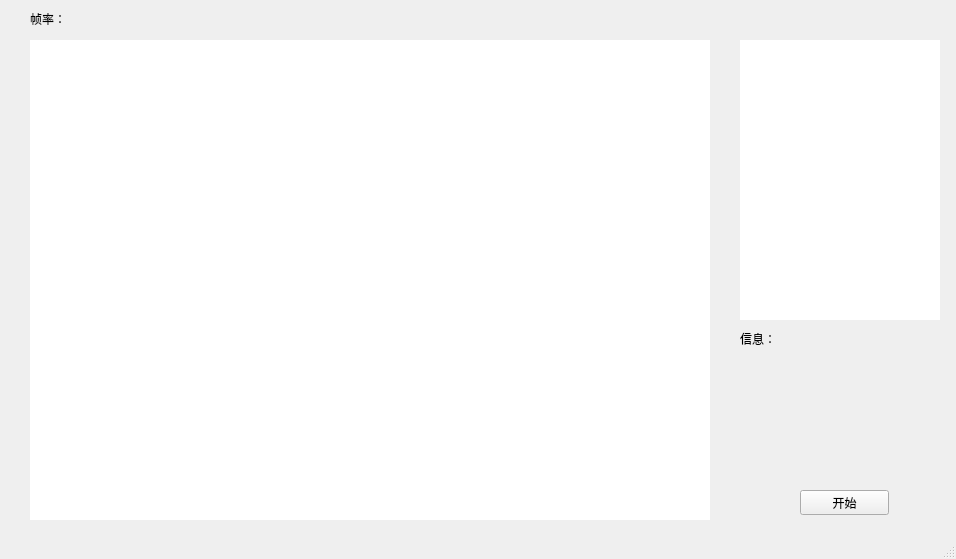
<?xml version="1.0" encoding="UTF-8"?>
<ui version="4.0">
 <class>MainWindow</class>
 <widget class="QMainWindow" name="MainWindow">
  <property name="geometry">
   <rect>
    <x>0</x>
    <y>0</y>
    <width>956</width>
    <height>559</height>
   </rect>
  </property>
  <property name="windowTitle">
   <string>Sequence智防</string>
  </property>
  <widget class="QWidget" name="centralwidget">
   <widget class="QLabel" name="labelCamera0">
    <property name="geometry">
     <rect>
      <x>30</x>
      <y>40</y>
      <width>680</width>
      <height>480</height>
     </rect>
    </property>
    <property name="styleSheet">
     <string notr="true">background-color: rgb(255, 255, 255);</string>
    </property>
    <property name="text">
     <string/>
    </property>
   </widget>
   <widget class="QPushButton" name="buttonSwitchCamera">
    <property name="geometry">
     <rect>
      <x>800</x>
      <y>490</y>
      <width>89</width>
      <height>25</height>
     </rect>
    </property>
    <property name="text">
     <string>开始</string>
    </property>
   </widget>
   <widget class="QLabel" name="labelInfo">
    <property name="geometry">
     <rect>
      <x>740</x>
      <y>330</y>
      <width>200</width>
      <height>141</height>
     </rect>
    </property>
    <property name="text">
     <string>信息：</string>
    </property>
    <property name="alignment">
     <set>Qt::AlignLeading|Qt::AlignLeft|Qt::AlignTop</set>
    </property>
   </widget>
   <widget class="QLabel" name="labelProfile">
    <property name="geometry">
     <rect>
      <x>740</x>
      <y>40</y>
      <width>200</width>
      <height>280</height>
     </rect>
    </property>
    <property name="styleSheet">
     <string notr="true">background-color: rgb(255, 255, 255);</string>
    </property>
    <property name="text">
     <string/>
    </property>
   </widget>
   <widget class="QLabel" name="labelFPS">
    <property name="geometry">
     <rect>
      <x>30</x>
      <y>10</y>
      <width>150</width>
      <height>17</height>
     </rect>
    </property>
    <property name="text">
     <string>帧率：</string>
    </property>
   </widget>
  </widget>
  <widget class="QStatusBar" name="statusbar"/>
 </widget>
 <resources/>
 <connections>
  <connection>
   <sender>buttonSwitchCamera</sender>
   <signal>clicked()</signal>
   <receiver>MainWindow</receiver>
   <slot>showCameraButtonClicked()</slot>
   <hints>
    <hint type="sourcelabel">
     <x>457</x>
     <y>620</y>
    </hint>
    <hint type="destinationlabel">
     <x>908</x>
     <y>637</y>
    </hint>
   </hints>
  </connection>
 </connections>
 <slots>
  <slot>showCameraButtonClicked()</slot>
 </slots>
</ui>
